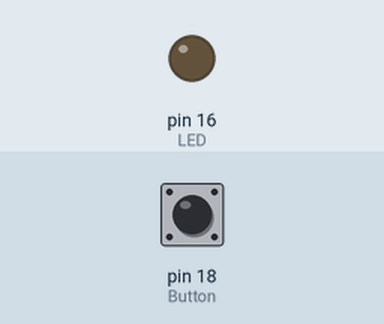
A program run on a simulated MicroPython board. Parts: output pins drawn as LEDs (lit = HIGH). Dashed ring = blinking. The test bench sets the inputs (shaded band); at power-on: pin 18 (Button) LOW.

Above: at 1.2 s.
1.3 s: pin 18 (Button) pulled HIGH for 0.15 s
At 1.4 s:
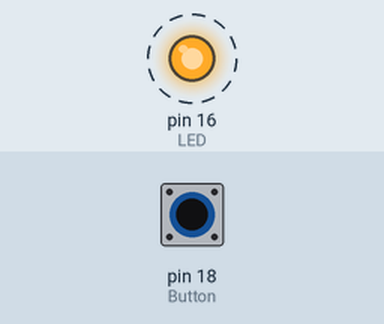
4.3 s: pin 18 (Button) pulled HIGH for 3.2 s
9.0 s: pin 18 (Button) pulled HIGH for 1 s
Timing chart, 0 to 14.6 s (numbered marks = the images above; inputs shaded):
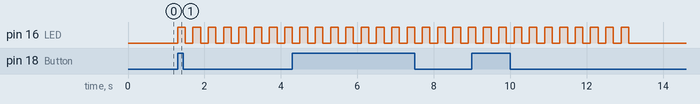

The program:

Led_BP_bouclefor.py
```python
import machine  # import de la librairie machine pour accéder aux pins
import utime # import de la librairie utime pour gérer les délais

LED = machine.Pin (16,machine.Pin.OUT) # définition de la pin 16 en sortie pour la LED
Button = machine.Pin (18, machine.Pin.IN) # définition de la pin 18 en entrée pour le bouton poussoir


while True: # boucle infinie
    if Button.value() == 1: # si le bouton poussoir est pressé
        for i in range(10): # boucle for allant de 0 à 9
            LED.value(1) # allume la LED
            utime.sleep_ms(200) # attend 200 millisecondes
            LED.value(0) # éteint la LED
            utime.sleep_ms(200) # attend 200 millisecondes
```

Measured:
- after the input at 1.3 s, pin 16 (LED): alternates HIGH for 0.20 s and LOW for 0.20 s, starting at once
